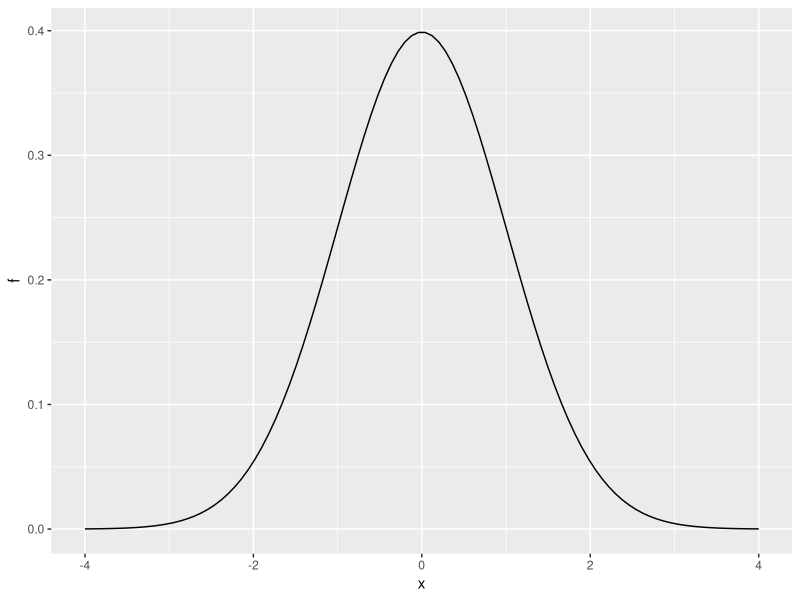
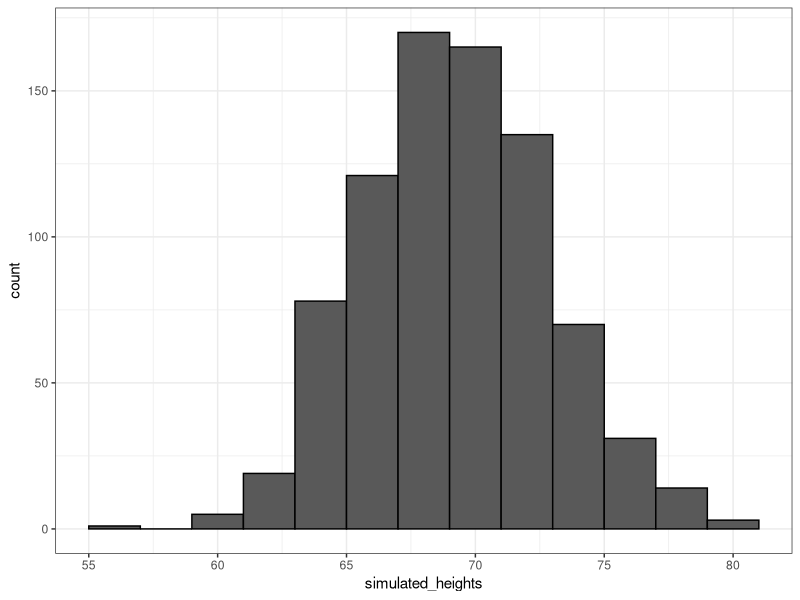
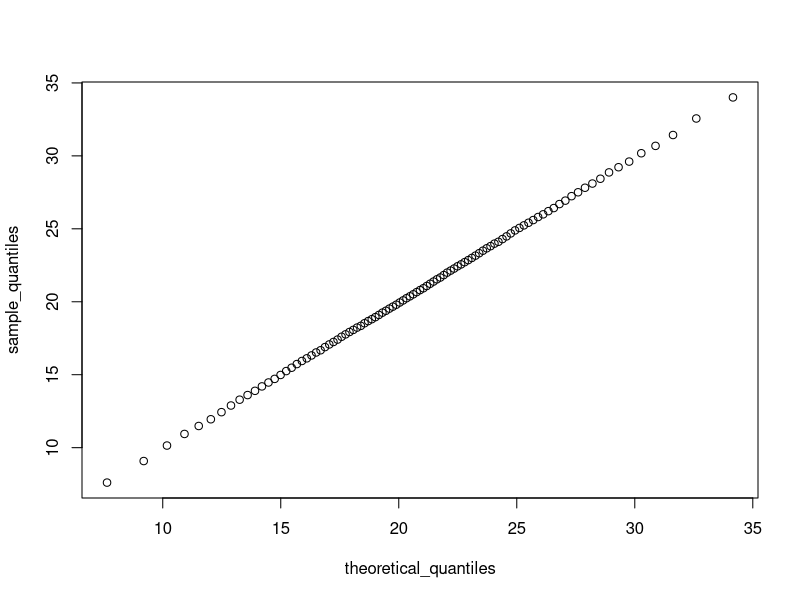

Source code (R) for these figures, in order:
## Continuous Probability

# when dealing with continuous variables, we can define an ECDF (empirical 
# cumulative distribution function). 
library(tidyverse)
library(dslabs)
data(heights)
# define a vector with the list of male heights
x <- heights %>% filter(sex=="Male") %>% .$height
# turn this vector into a function which tells us the proportion 
# smaller or equal to a
F <- function(a) mean(x<=a)
# picking a student at random, what is the chance he is shorter than 55.5 inches?
F(55.5)
# what about taller than 70 inches?
1-F(70)

## Theoretical Distribution

# the cumulative distribution for a normal distribution is pnorm in R
# using pnorm means that we assume the distribution is normal, and only need
# the mean and SD in order to estimate proportions above or below values

# what are the chances that a random student is taller than 70.5 inches?
1- pnorm(70.5, mean(x), sd(x))

# the nature of the normal distribution means it makes no sense to ask about
# specific values - rather, we ask about intervals
# proportion of students between 68.5 and 67.5 using actual data
mean(x<=68.5) - mean(x<=67.5)
# proportion of students between 68.5 and 67.5 approximated using pnorm
pnorm(68.5, mean(x), sd(x)) - pnorm(67.5, mean(x), sd(x))
# these are good, but it is worse if you don't include an integer
mean(x<=68.9) - mean(x<=68.5)
pnorm(68.9, mean(x), sd(x)) - pnorm(68.5, mean(x), sd(x))
# this is known as discretisation - reported heights are more common at
# discrete values, even though the data is continuous. 

## Probability Density

# to get the probability density function, we use dnorm
# this is useful when a pre-defined function is not available
dnorm(68.5, mean(x), sd(x)) - dnorm(67.5, mean(x), sd(x))

# dnorm(z) gives the probability f(z) for a certain z-score, so we can make
# it into a curve by calculating it over a random of values of z
# we will do this over 4 standard deviations to cover the entire curve
x <- seq(-4, 4, length = 100)
data.frame(x, f = dnorm(x)) %>%
  ggplot(aes(x, f)) +
  geom_line()

## Monte Carlo Simulations of Continuous Variables

# R has a function to generate normally-distributed outcomes: rnorm, which takes
# size, average (default 0) and SD (default 1)
# here is the code to generate outcomes which resemble the heights
# we filter for heights in the vector x
x <- heights %>% filter(sex=="Male") %>% .$height
# calulcate descriptives
n <- length(x)
avg <- mean(x)
s <- sd(x)
# and create a normal distribution based on the values
simulated_heights <- rnorm(n, avg, s)
# they look normal - unsurprising, because they were generated to be
ds_theme_set()
data.frame(simulated_heights=simulated_heights) %>% 
  ggplot(aes(simulated_heights)) + geom_histogram(color="black",binwidth=2)

# this ability to generate random datasets based on real parameters is useful
# how rare is it that the tallest person in a sample will be 7 feet tall?
B <- 10000
# we run 10k simulations of 800 values, then get the max
tallest <- replicate(B, {
  simulated_data <- rnorm(800, avg, s)
  max(simulated_data)
})
mean(tallest >= 7*12)

## Other Distributions

# R has a consistent naming scheme for functions to computer density (d), 
# quantiles (q), probability density function (p) and random (r)
# by using this, we can generate data for non-normal distributions too
# norm (normal distribution) - pnorm, qnorm, etc
# t (student's t distribution) - dt, qt, etc

## Assessment

set.seed(16)
act_scores <- rnorm(10000, 20.9, 5.7)

# What is the mean of act_scores?
mean(act_scores)

# What is the standard deviation of act_scores?
sd(act_scores)

# A perfect score is 36 or greater (the maximum reported score is 36).
# In act_scores, how many perfect scores are there out of 10,000 simulated tests?
sum(act_scores>=36)

# In act_scores, what is the probability of an ACT score greater than 30?
sum(act_scores>30)/10000

# In act_scores, what is the probability of an ACT score less than or equal to 10?
sum(act_scores<10)/10000

# Convert act_scores to Z-scores. 
zact <- (act_scores-mean(act_scores))/sd(act_scores)

# What is the probability of a Z-score greater than 2 (2 standard deviations above the mean)?
sum(zact>2)/10000

# What ACT score value corresponds to 2 standard deviations above the mean (Z = 2)?
mean(act_scores)+(sd(act_scores)*2)

# A Z-score of 2 corresponds roughly to the 97.5th percentile. Use qnorm() to determine the 
# 97.5th percentile of normally distributed data with the mean and standard deviation  
# observed in act_scores. What is the 97.5th percentile of act_scores?
qnorm(0.975, mean(act_scores), sd(act_scores))

# What is the minimum integer score such that the probability of that score or lower is at least .95?
qnorm(0.95, mean(act_scores), sd(act_scores))

# Use qnorm() to determine the expected 95th percentile, the value for which the probability of 
# receiving that score or lower is 0.95, given a mean score of 20.9 and standard deviation of 5.7.
# What is the expected 95th percentile of ACT scores?
qnorm(0.95, 20.9, 5.7)

# As discussed in the Data Visualization course, we can use quantile() to determine sample quantiles
# from the data. Make a vector containing the quantiles for p <- seq(0.01, 0.99, 0.01), the 1st through
# 99th percentiles of the act_scores data. Save these as sample_quantiles.
# In what percentile is a score of 26?
p <- seq(0.01, 0.99, 0.01)
sample_quantiles <- quantile(act_scores, p)
sample_quantiles

theoretical_quantiles <- qnorm(p, 20.9, 5.7)
qqplot(theoretical_quantiles, sample_quantiles)
?qqline
